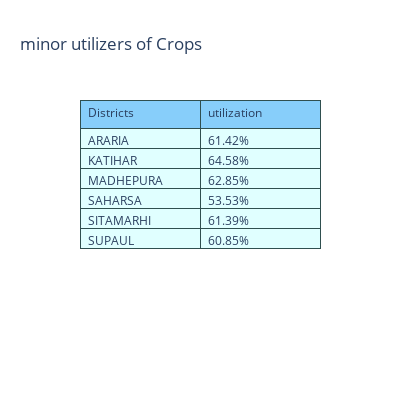

Here is the notebook cell this chart was saved with:
### Markdown cell above
#### Districts who utilises most of their Agricultural land (less than 65%)

### Code cell
df_max_util=df_cult_land.groupby(by='District').sum().reset_index()
df_max_util['util']=((df_max_util['Net Area Sown']/df_max_util['Cropped Area'])*100).map("{:,.2f}%".format)
# df_max_util[df_max_util['util']<='65.00%']
fig = go.Figure(data=[go.Table(
    header=dict(values=['Districts','utilization'],
                line_color='darkslategray',
                fill_color='lightskyblue',
                align='left'),
    cells=dict(values=[df_max_util[df_max_util['util']<='65.00%']['District'], # 1st column
                       df_max_util[df_max_util['util']<='65.00%']['util']], # 2nd column
               line_color='darkslategray',
               fill_color='lightcyan',
               align='left'))
],)

fig.update_layout(width=400, height=400,title='minor utilizers of Crops')
fig.show()

### Figure 1 — Plotly figure (JSON) as saved in the notebook; plotly's stock layout.template omitted (floating-point values rounded to 4 significant figures)
{"data": [{"cells": {"align": "left", "fill": {"color": "lightcyan"}, "line": {"color": "darkslategray"}, "values": [["ARARIA", "KATIHAR", "MADHEPURA", "SAHARSA", "SITAMARHI", "SUPAUL"], ["61.42%", "64.58%", "62.85%", "53.53%", "61.39%", "60.85%"]]}, "header": {"align": "left", "fill": {"color": "lightskyblue"}, "line": {"color": "darkslategray"}, "values": ["Districts", "utilization"]}, "type": "table"}], "layout": {"height": 400, "title": {"text": "minor utilizers of Crops"}, "width": 400}}
